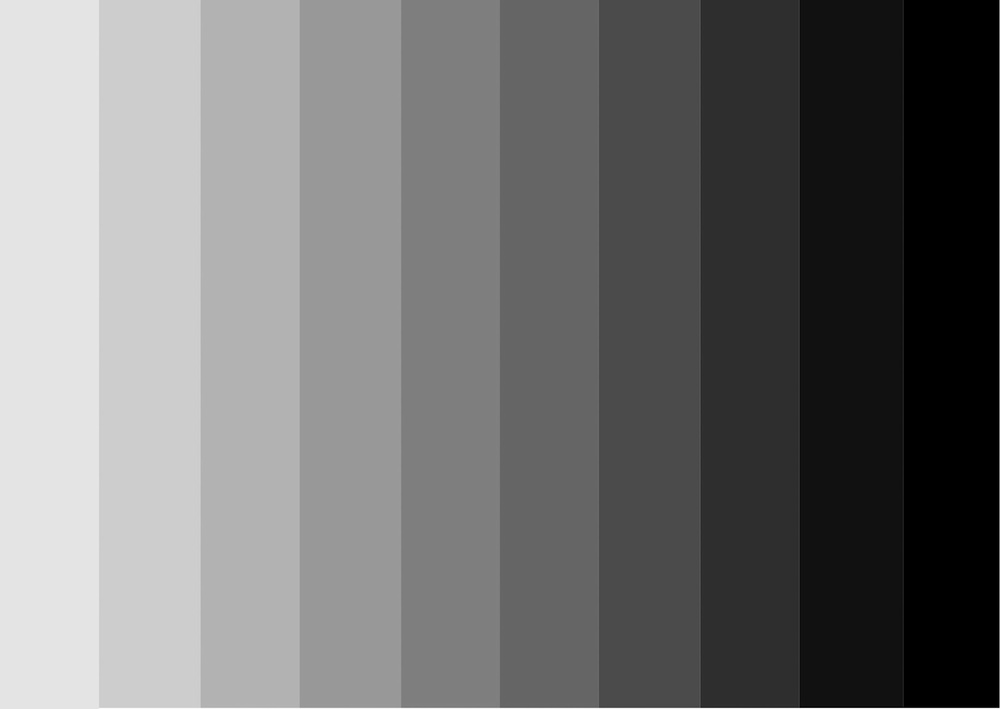
#> input picture 影像處理基礎/grey-gradient.jpg, 1000 x 709 px
$ jupyter execute --allow-errors 5.Threshold.ipynb
#> lines starting #> are read from the running program, lines starting #| are printed output that depends on the picture; after the words box and inside, x2 and y2 are one past the last pixel; in counts of white or black regions, pixels touching at a corner belong together
# 簡單閾值

[cell 1]
import cv2
import numpy as np
from matplotlib import pyplot as plt

img = cv2.imread('grey-gradient.jpg', 0)
#> img is the input picture: shape (709, 1000); min 0, max 250, mean 113.2

ret, thresh1 = cv2.threshold(img, 127, 255, cv2.THRESH_BINARY)
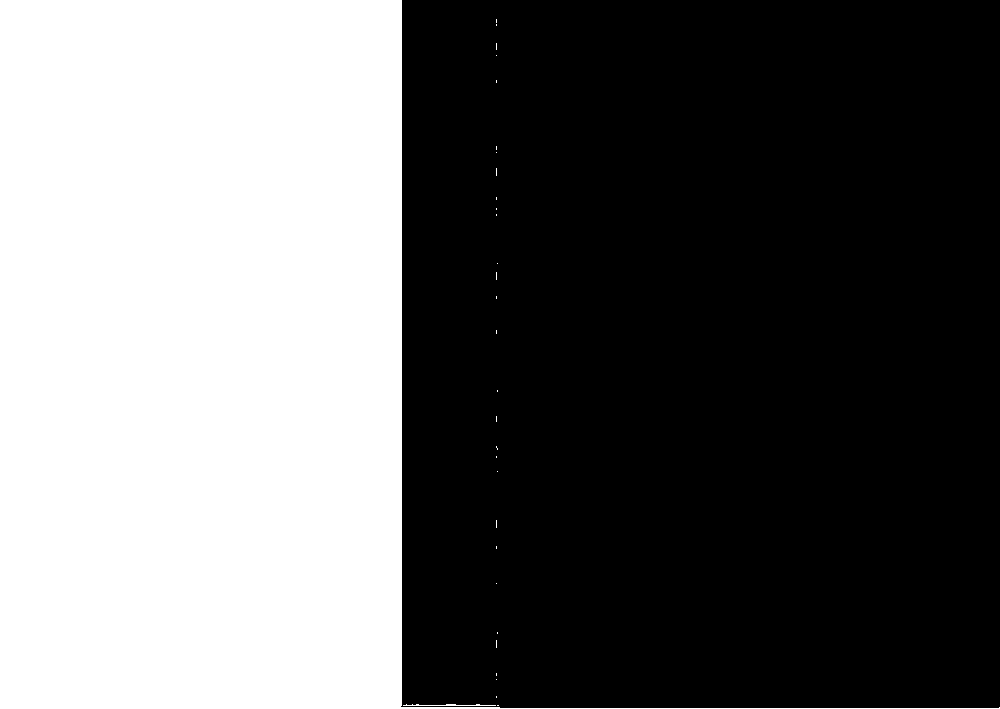
#> thresh1: shape (709, 1000); 40.3% white; 31 white regions (29 under 20 px), largest, box (x1, y1, x2, y2) and area: (0, 0, 1000, 709) 285714, (403, 704, 496, 706) 112
ret, thresh2 = cv2.threshold(img, 127, 255, cv2.THRESH_BINARY_INV)
ret, thresh3 = cv2.threshold(img, 127, 255, cv2.THRESH_TRUNC)
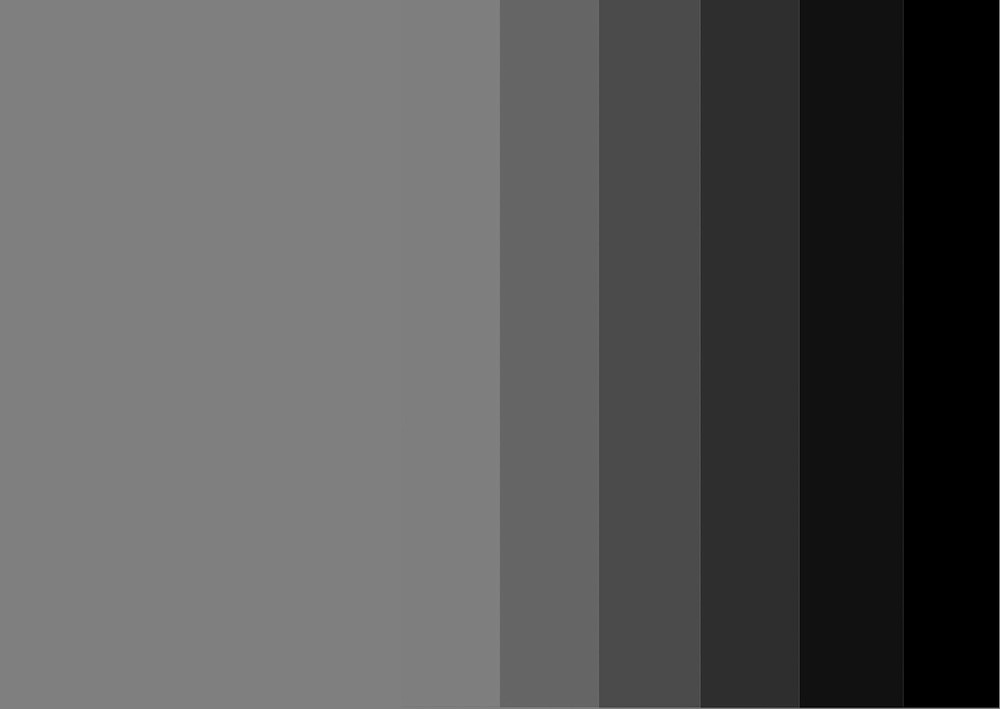
#> thresh3: shape (709, 1000); min 0, max 127, mean 87.6
ret, thresh4 = cv2.threshold(img, 127, 255, cv2.THRESH_TOZERO)
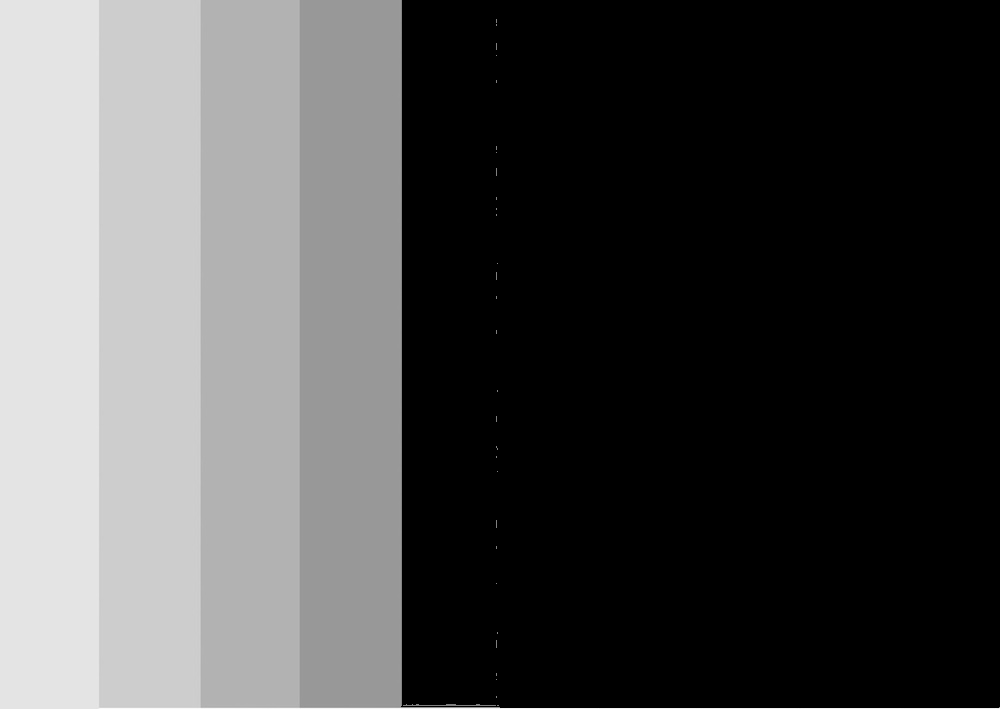
#> thresh4: shape (709, 1000); min 0, max 250, mean 76.9
ret, thresh5 = cv2.threshold(img, 127, 255, cv2.THRESH_TOZERO_INV)
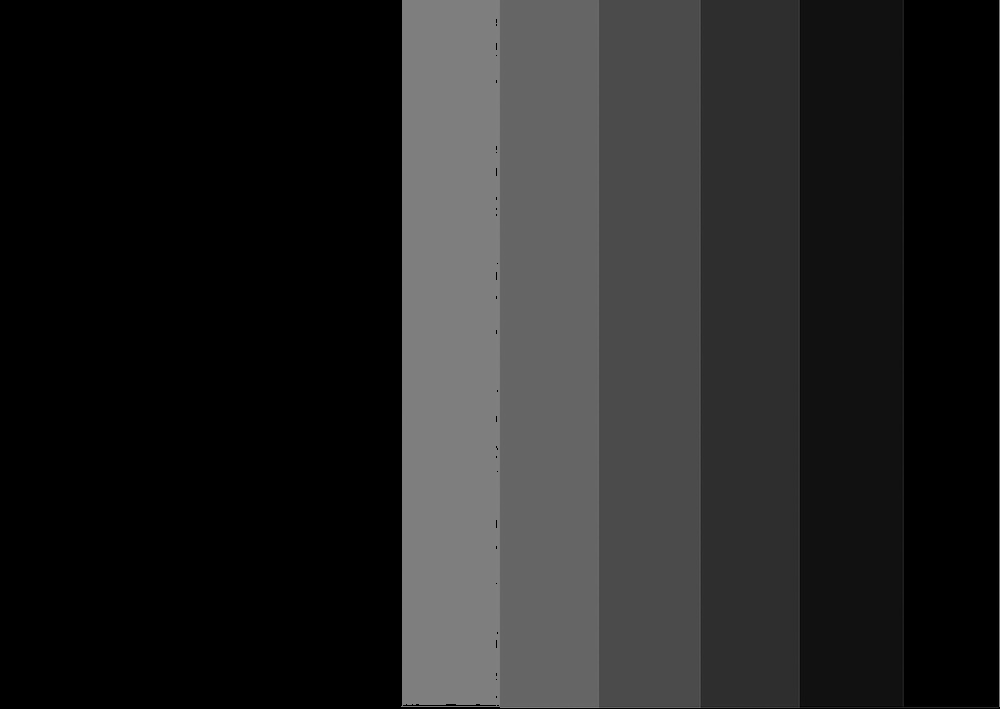
#> thresh5: shape (709, 1000); min 0, max 127, mean 36.4

titles = ['Original Image', 'BINARY', 'BINARY_INV', 'TRUNC', 'TOZERO', 'TOZERO_INV']
images = [img, thresh1, thresh2, thresh3, thresh4, thresh5]

for i in range(6):
    plt.subplot(2, 3, i + 1), plt.imshow(images[i], 'gray')
    plt.title(titles[i])
    plt.xticks([]), plt.yticks([])
plt.show()

# 自適應閾值

[cell 2]
import cv2
import numpy as np
from matplotlib import pyplot as plt


img = cv2.imread('sudoku.jpg', 0)
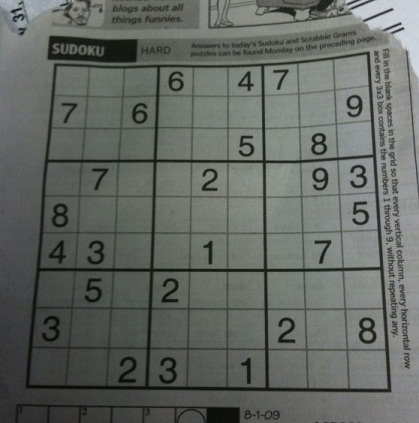
#> input picture 影像處理基礎/sudoku.jpg, 419 x 423 px
#> img: shape (423, 419); min 5, max 218, mean 101.9

img = cv2.medianBlur(img, 5)
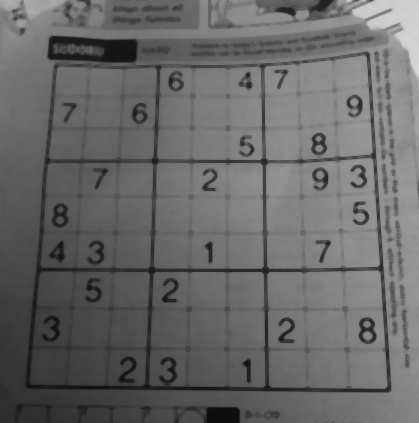
#> img: shape (423, 419); min 12, max 214, mean 103.7
ret, th1 = cv2.threshold(img, 127, 255, cv2.THRESH_BINARY)
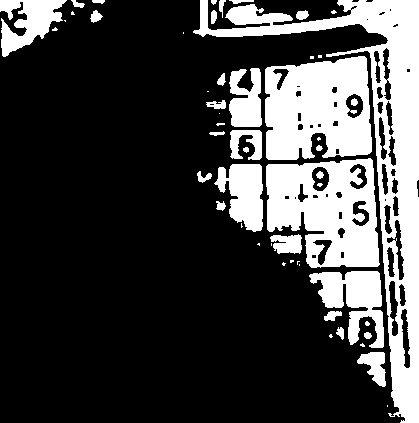
#> th1: shape (423, 419); 26% white; 53 white regions (23 under 20 px), largest, box (x1, y1, x2, y2) and area: (193, 0, 419, 423) 16674, (265, 56, 372, 160) 8942, (266, 158, 380, 268) 8657

th2 = cv2.adaptiveThreshold(img, 255, cv2.ADAPTIVE_THRESH_MEAN_C, cv2.THRESH_BINARY, 11, 2)
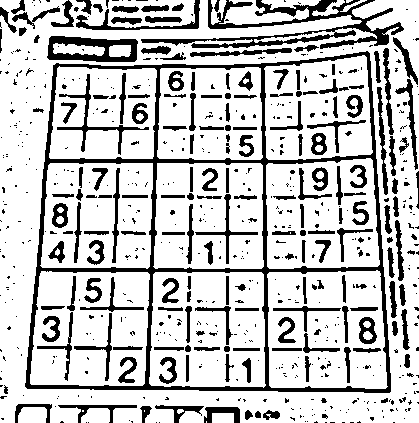
#> th2: shape (423, 419); 77.3% white; 660 black regions (472 under 20 px), largest, box (x1, y1, x2, y2) and area: (25, 51, 391, 393) 10186, (141, 0, 404, 49) 3644, (47, 36, 138, 62) 1324
th3 = cv2.adaptiveThreshold(img, 255, cv2.ADAPTIVE_THRESH_GAUSSIAN_C, cv2.THRESH_BINARY, 11, 2)
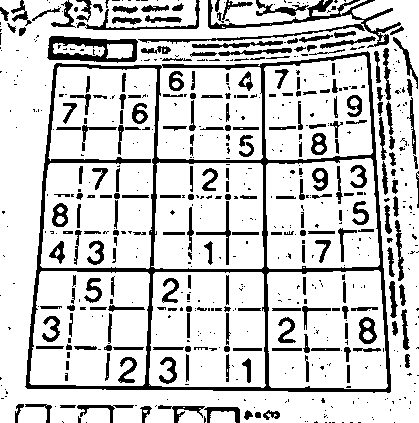
#> th3: shape (423, 419); 80.5% white; 648 black regions (412 under 20 px), largest, box (x1, y1, x2, y2) and area: (25, 51, 391, 393) 9369, (138, 0, 401, 48) 1856, (47, 36, 138, 63) 1212

titles = ['Original Image', 'Global Thresholding (v = 127)',
          'Adaptive Mean Thresholding', 'Adaptive Gaussian Thresholding']
images = [img, th1, th2, th3]

for i in range(4):
    plt.subplot(2, 2, i + 1), plt.imshow(images[i], 'gray')
    plt.title(titles[i])
    plt.xticks([]), plt.yticks([])

plt.show()

cv2.imwrite('Original Image.jpg', img)
#> Out = True

# Otsu’s 二值化

[cell 3]
import cv2
import numpy as np
from matplotlib import pyplot as plt

img = cv2.imread('noisy2.png', 0)

# global thresholding
ret1, th1 = cv2.threshold(img, 127, 255, cv2.THRESH_BINARY)

# Otsu's thresholding
ret2, th2 = cv2.threshold(img, 0, 255, cv2.THRESH_BINARY + cv2.THRESH_OTSU)
#> ret2 = 0

# Otsu's thresholding after Gaussian filtering
#> (the rest of this cell did not finish here and is left out)
